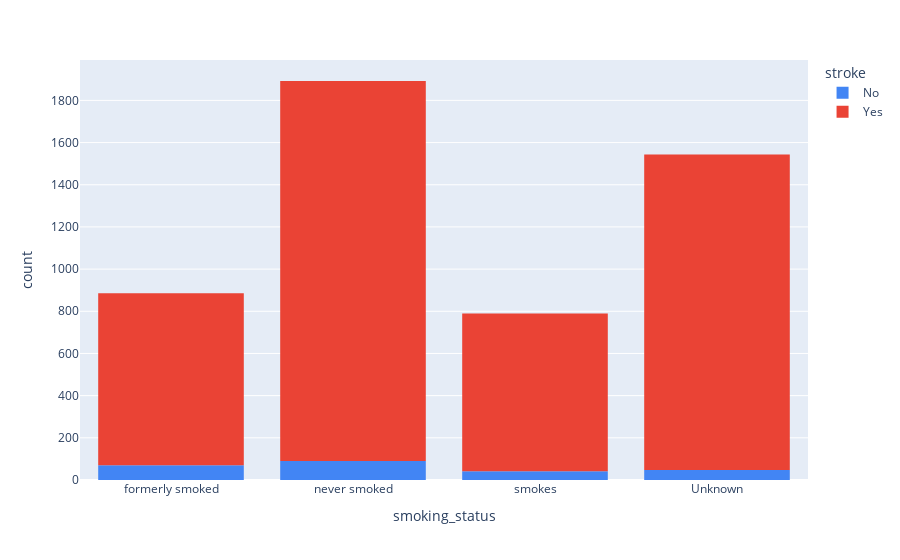

Notebook code cell kept with this figure:
### Markdown cell above
### Insights
- The likelihood of having a stroke is the same for living in an urban region and in a rural region

### Code cell
fig = px.histogram(df_stroke, x="smoking_status", color='stroke', color_discrete_map = {'Yes':'#ea4335','No':'#4285f4'})
fig.show()

### Figure 1 — Plotly figure (JSON) as saved in the notebook; plotly's stock layout.template omitted (floating-point values rounded to 4 significant figures; data arrays with more than 128 entries replaced by an {"elided": "..."} marker saying what was removed)
{"data": [{"alignmentgroup": "True", "bingroup": "x", "hovertemplate": "stroke=No<br>smoking_status=%{x}<br>count=%{y}<extra></extra>", "legendgroup": "No", "marker": {"color": "#4285f4", "pattern": {"shape": ""}}, "name": "No", "offsetgroup": "No", "orientation": "v", "showlegend": true, "type": "histogram", "x": {"elided": "249 str values"}, "xaxis": "x", "yaxis": "y"}, {"alignmentgroup": "True", "bingroup": "x", "hovertemplate": "stroke=Yes<br>smoking_status=%{x}<br>count=%{y}<extra></extra>", "legendgroup": "Yes", "marker": {"color": "#ea4335", "pattern": {"shape": ""}}, "name": "Yes", "offsetgroup": "Yes", "orientation": "v", "showlegend": true, "type": "histogram", "x": {"elided": "4861 str values"}, "xaxis": "x", "yaxis": "y"}], "layout": {"barmode": "relative", "legend": {"title": {"text": "stroke"}, "tracegroupgap": 0}, "margin": {"t": 60}, "xaxis": {"anchor": "y", "domain": [0, 1], "title": {"text": "smoking_status"}}, "yaxis": {"anchor": "x", "domain": [0, 1], "title": {"text": "count"}}}}
